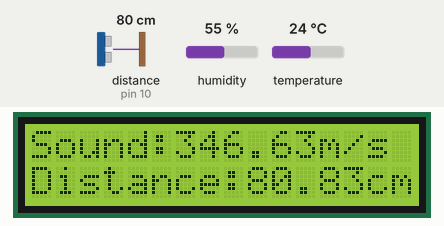
Simulated run of this sketch. Board: Arduino Uno, built with avr-gcc and run on an emulated ATmega328P. On the bench: 16×2 character LCD. The test bench sets the inputs (shaded band); at power-on: distance to the obstacle (sensor on pin 10) 80 cm, temperature 24 °C, humidity 55 %. The echo pulse lasts 58.3 µs per cm; what the sketch prints to the serial monitor is not drawn.

Above: at 3.0 s.
3.1 s: distance to the obstacle (sensor on pin 10) set to 2 cm
At 5.0 s:
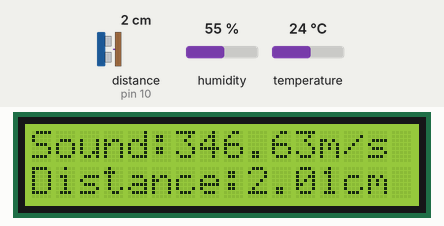
6.5 s: temperature set to 12 °C
At 7.4 s:
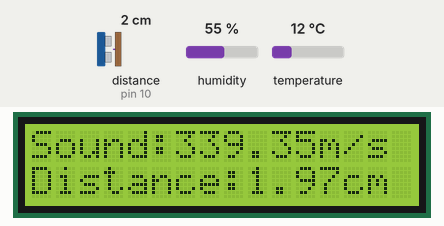
9.9 s: humidity set to 22 %
At 12.3 s:
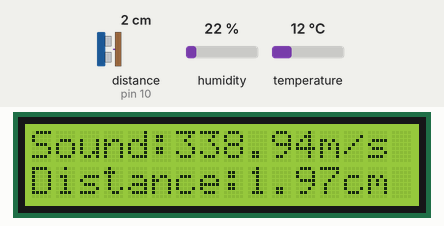
13.3 s: distance to the obstacle (sensor on pin 10) set to 4 cm
At 16.9 s:
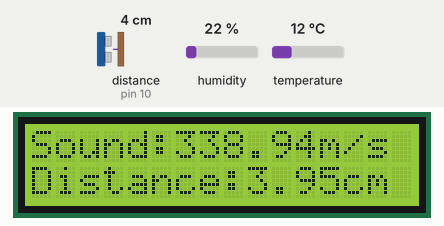
17.2 s: humidity set to 40 %
At 19.5 s:
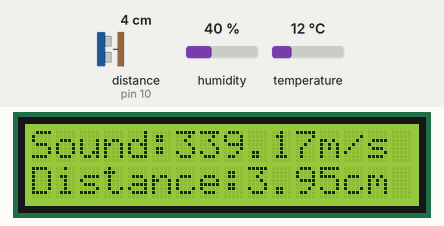
20.6 s: distance to the obstacle (sensor on pin 10) set to 9 cm
At 23.1 s:
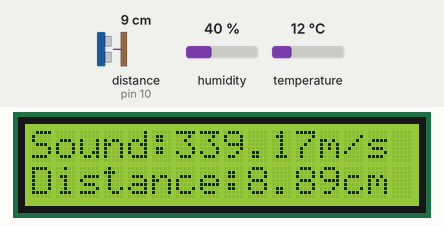
Timing chart, 0 to 24.6 s (numbered marks = the images above; inputs shaded):
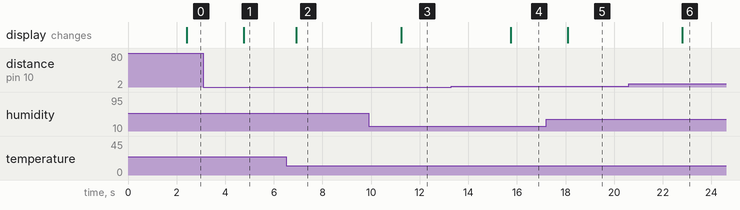

The sketch:

dht11ultrasoniconlcd.ino
```cpp
/*This is the DHT11 and Ultrasonic on LCD Program.
In this program, the LCD will display the measurement of the temperature,
humidity and distance.*/

#include "DHT.h";
#include "NewPing.h";
#include <LiquidCrystal.h>

#define DHTPIN 6
#define DHTTYPE DHT11
#define TRIGGER_PIN 9
#define ECHO_PIN 10
#define MAX_DISTANCE 400
const int rs = 12, en = 11, d4 = 5, d5 = 4, d6 = 3, d7 = 2;

DHT dht(DHTPIN, DHTTYPE);  // Initializing the DHT sensor object with the DHT pin and type
NewPing sonar(TRIGGER_PIN, ECHO_PIN, MAX_DISTANCE); // Initializing the NewPing object with trigger, echo pins, and max distance
LiquidCrystal lcd(rs, en, d4, d5, d6, d7); // Initializing the LCD object with the corresponding pin


float hum; // variable to store humidity
float temp; // variable to store temperature
float duration; // variable to store the duration of the sound wave
float distance; // variable to store the distance measured by the sonar sensor
float soundsp; // variable to store the speed of sound in m/s
float soundcm; // variable to store the speed of sound in cm/s
int iterations = 5;  // number of iterations for the median filter used in the sonar sensor

void setup() {
// initializing the serial communication
Serial.begin (9600);
lcd.begin(16, 2);

// initializing the DHT sensor
dht.begin();
}

void loop() {
delay(2000);


hum = dht.readHumidity();  // read the humidity value from the DHT sensor
temp = dht.readTemperature(); // read the temperature value from the DHT sensor


soundsp = 331.4 + (0.606 * temp) + (0.0124 * hum);// calculate the speed of sound based on the temperature and humidity values

soundcm = soundsp / 10000;  // convert the speed of sound to cm/s

duration = sonar.ping_median(iterations);
distance = (duration / 2) * soundcm; // calculate the distance based on the duration and the speed of sound


Serial.print("Sound: ");
Serial.print(soundsp);
Serial.print(" m/s, ");
Serial.print("Humid: ");
Serial.print(hum);
Serial.print(" %, Temp: ");
Serial.print(temp);
Serial.print(" C, ");
Serial.print("Distance: ");


if (distance >= 400 || distance <= 2) {
Serial.print("Out of range"); // if it's out of range, print "Out of range" on the serial monitor
}
else {
Serial.print(distance);   // if it's within range, print the distance value on the serial monitor
Serial.println("cm");
delay(200);
}


lcd.clear();
lcd.setCursor(0,0);
lcd.print("Sound:");
lcd.print(soundsp);
lcd.print("m/s");


lcd.setCursor(0,1);
lcd.print("Distance:");
lcd.print(distance);
lcd.print("cm");
}
```

Measured:
- after the input at 3.1 s, the display: changes after 1.7 s (image 1)
- after the input at 6.5 s, the display: changes after 0.42 s (image 2)
- after the input at 9.9 s, the display: changes after 1.3 s (image 3)
- after the input at 13.3 s, the display: changes after 2.4 s (image 4)
- after the input at 17.2 s, the display: changes after 0.89 s (image 5)
- after the input at 20.6 s, the display: changes after 2.2 s (image 6)
